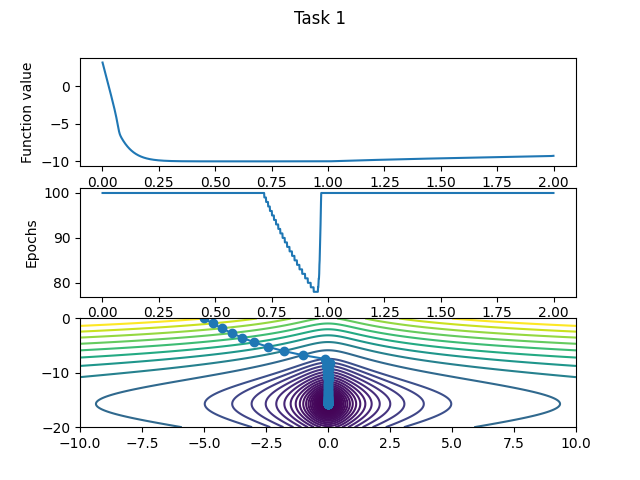

Recreate this plot in Python.
import matplotlib.pyplot as plt
import numpy as np


def f(xs):
    return np.log(1 + xs[0] ** 2) + 10 * np.sin(xs[1] / 10)


def grad(xs):
    return np.array([2 * xs[0] / (1 + xs[0] ** 2), np.cos(xs[1] / 10)])


def gradient_descent(learning_rate):
    eps = 1e-3
    epoch = 100
    point = np.array([-5, 0])

    points = np.array([point])

    for i in range(1, epoch):
        next_point = point - learning_rate * np.array(grad(point))
        distance = np.linalg.norm(point - next_point)

        if distance < eps:
            return i, point, points

        point = next_point
        points = np.append(points, [point], axis=0)
    return epoch, point, points


learning_rate_iterations = np.arange(0.001, 2, 0.001)  # Массив, в котором хранятся скорости обучения
final_values = []
final_epochs = []

for learning_rate in learning_rate_iterations:
    epochs, point, _ = gradient_descent(learning_rate)
    final_values.append(f(point))  # Добавляем значения функции от конечной точки за опеределенное кол-во эпох
    final_epochs.append(epochs)  # Добавляем кол-во эпох для градиентного спуска, за которое функция сходится

# Отрисовка графиков
fig, axs = plt.subplots(3)
fig.suptitle('Task 1')
axs[0].set_xlabel("Learning rate")
axs[0].set_ylabel("Function value")
axs[0].plot(learning_rate_iterations, final_values)
axs[1].set_xlabel("Learning rate")
axs[1].set_ylabel("Epochs")
axs[1].plot(learning_rate_iterations, final_epochs)

# Best result:
epochs, point, points = gradient_descent(0.9)
tX = np.linspace(-10, 10, 1000)
tY = np.linspace(-20, 0, 1000)
X, Y = np.meshgrid(tX, tY)
axs[2].plot(points[:, 0], points[:, 1], 'o-')

axs[2].contour(X, Y, f([X, Y]), levels=sorted([f(p) for p in points]))
plt.savefig('task1.png')
